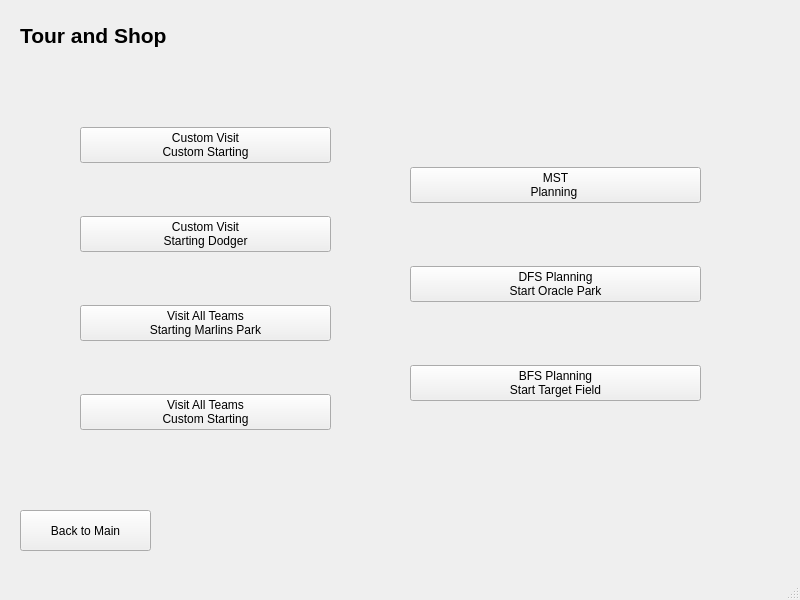
<?xml version="1.0" encoding="UTF-8"?>
<ui version="4.0">
 <class>tour_shop_window</class>
 <widget class="QMainWindow" name="tour_shop_window">
  <property name="geometry">
   <rect>
    <x>0</x>
    <y>0</y>
    <width>800</width>
    <height>600</height>
   </rect>
  </property>
  <property name="windowTitle">
   <string>MainWindow</string>
  </property>
  <widget class="QWidget" name="centralwidget">
   <widget class="QLabel" name="lblTitle">
    <property name="geometry">
     <rect>
      <x>20</x>
      <y>20</y>
      <width>151</width>
      <height>31</height>
     </rect>
    </property>
    <property name="font">
     <font>
      <pointsize>16</pointsize>
      <bold>true</bold>
     </font>
    </property>
    <property name="text">
     <string>Tour and Shop</string>
    </property>
   </widget>
   <widget class="QPushButton" name="btnBackToMain">
    <property name="geometry">
     <rect>
      <x>20</x>
      <y>510</y>
      <width>131</width>
      <height>41</height>
     </rect>
    </property>
    <property name="text">
     <string>Back to Main</string>
    </property>
   </widget>
   <widget class="QWidget" name="">
    <property name="geometry">
     <rect>
      <x>80</x>
      <y>80</y>
      <width>251</width>
      <height>401</height>
     </rect>
    </property>
    <layout class="QVBoxLayout" name="verticalLayout">
     <item>
      <widget class="QPushButton" name="btnCustomVisitCustomStart">
       <property name="text">
        <string>Custom Visit
Custom Starting</string>
       </property>
      </widget>
     </item>
     <item>
      <widget class="QPushButton" name="btnCustomVisitDodger">
       <property name="text">
        <string>Custom Visit
Starting Dodger</string>
       </property>
      </widget>
     </item>
     <item>
      <widget class="QPushButton" name="btnVisitAllMarlins">
       <property name="text">
        <string>Visit All Teams
Starting Marlins Park</string>
       </property>
      </widget>
     </item>
     <item>
      <widget class="QPushButton" name="btnVisitAllCustomStart">
       <property name="text">
        <string>Visit All Teams
Custom Starting</string>
       </property>
      </widget>
     </item>
    </layout>
   </widget>
   <widget class="QWidget" name="">
    <property name="geometry">
     <rect>
      <x>410</x>
      <y>110</y>
      <width>291</width>
      <height>351</height>
     </rect>
    </property>
    <layout class="QVBoxLayout" name="verticalLayout_2">
     <item>
      <widget class="QPushButton" name="btnMST">
       <property name="baseSize">
        <size>
         <width>200</width>
         <height>75</height>
        </size>
       </property>
       <property name="text">
        <string>MST
Planning </string>
       </property>
      </widget>
     </item>
     <item>
      <widget class="QPushButton" name="btnDFSOracle">
       <property name="baseSize">
        <size>
         <width>200</width>
         <height>75</height>
        </size>
       </property>
       <property name="text">
        <string>DFS Planning
Start Oracle Park</string>
       </property>
      </widget>
     </item>
     <item>
      <widget class="QPushButton" name="btnBFSTarget">
       <property name="text">
        <string>BFS Planning
Start Target Field</string>
       </property>
      </widget>
     </item>
    </layout>
   </widget>
  </widget>
  <widget class="QMenuBar" name="menubar">
   <property name="geometry">
    <rect>
     <x>0</x>
     <y>0</y>
     <width>800</width>
     <height>18</height>
    </rect>
   </property>
  </widget>
  <widget class="QStatusBar" name="statusbar"/>
 </widget>
 <resources/>
 <connections/>
</ui>
